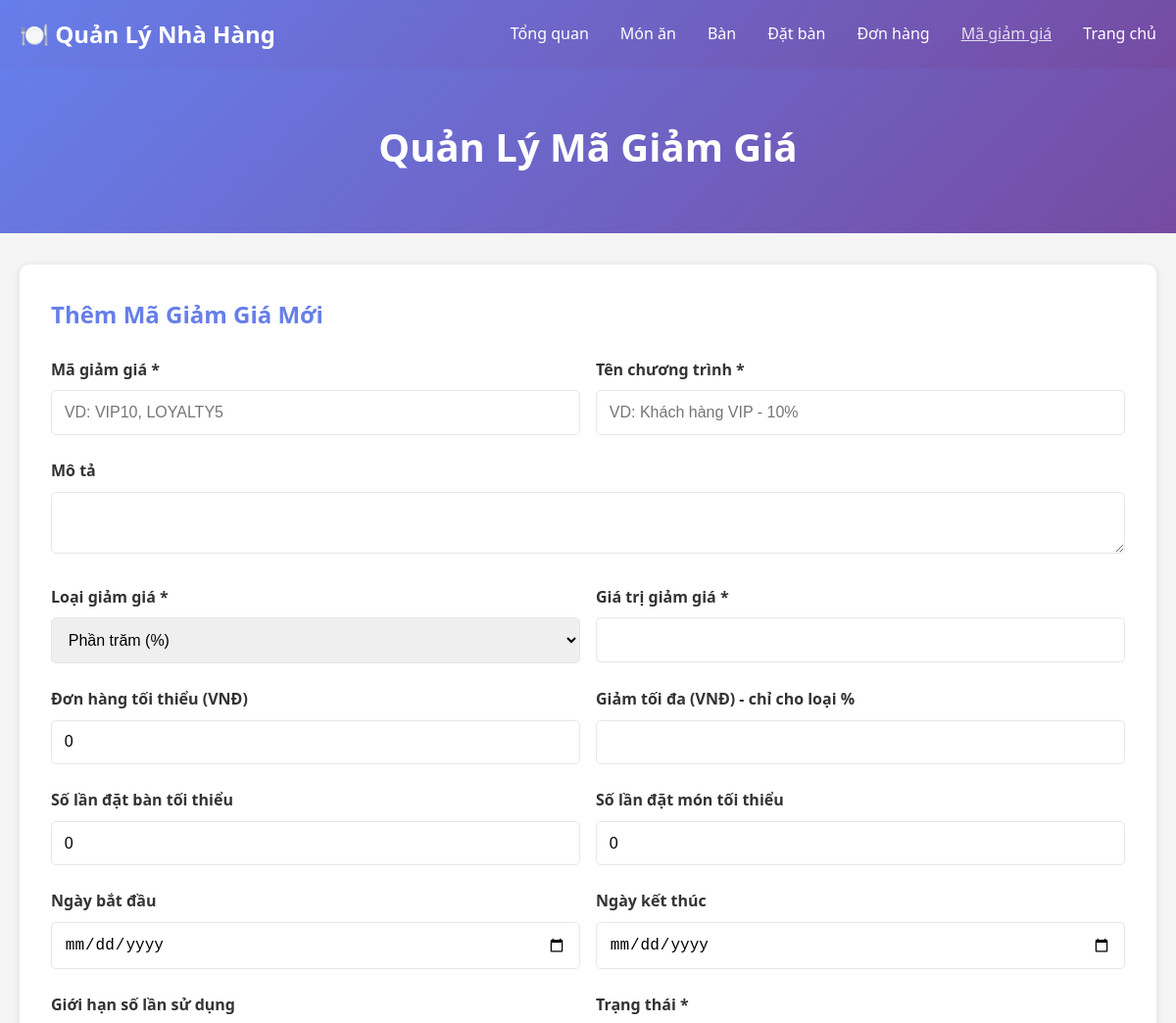
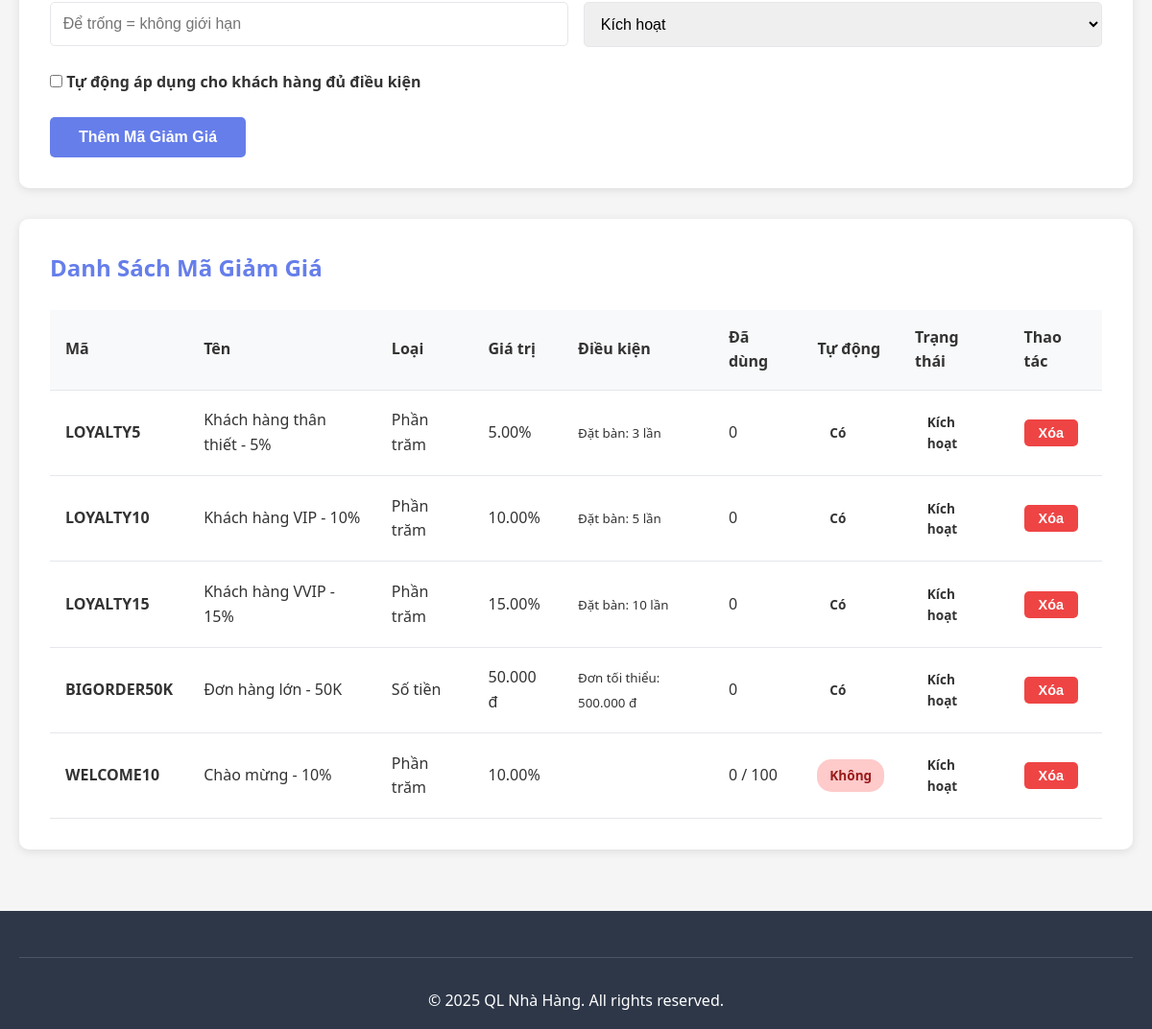
The app's page /admin/promotions.php (signed in) with its own data (2 pictures, top to bottom).
### tables this page shows
CREATE TABLE IF NOT EXISTS promotions (
    id INT PRIMARY KEY AUTO_INCREMENT,
    code VARCHAR(50) UNIQUE COMMENT 'Mã giảm giá (VD: VIP10, LOYALTY5)',
    name VARCHAR(200) NOT NULL COMMENT 'Tên chương trình khuyến mãi',
    description TEXT COMMENT 'Mô tả chi tiết',
    discount_type ENUM('percentage', 'fixed') DEFAULT 'percentage' COMMENT 'Loại giảm giá: phần trăm hoặc số tiền cố định',
    discount_value DECIMAL(10, 2) NOT NULL COMMENT 'Giá trị giảm giá (phần trăm hoặc số tiền)',
    min_order_amount DECIMAL(10, 2) DEFAULT 0 COMMENT 'Đơn hàng tối thiểu để áp dụng',
    max_discount_amount DECIMAL(10, 2) DEFAULT NULL COMMENT 'Số tiền giảm tối đa (cho loại percentage)',
    min_reservations INT DEFAULT 0 COMMENT 'Số lần đặt bàn tối thiểu để áp dụng',
    min_orders INT DEFAULT 0 COMMENT 'Số lần đặt món tối thiểu để áp dụng',
    start_date DATE DEFAULT NULL COMMENT 'Ngày bắt đầu',
    end_date DATE DEFAULT NULL COMMENT 'Ngày kết thúc',
    usage_limit INT DEFAULT NULL COMMENT 'Giới hạn số lần sử dụng (NULL = không giới hạn)',
    used_count INT DEFAULT 0 COMMENT 'Số lần đã sử dụng',
    status ENUM('active', 'inactive', 'expired') DEFAULT 'active' COMMENT 'Trạng thái',
    auto_apply BOOLEAN DEFAULT FALSE COMMENT 'Tự động áp dụng cho khách hàng đủ điều kiện',
    created_at TIMESTAMP DEFAULT CURRENT_TIMESTAMP,
    updated_at TIMESTAMP DEFAULT CURRENT_TIMESTAMP ON UPDATE CURRENT_TIMESTAMP,
    
    INDEX idx_code (code),
    INDEX idx_status (status),
    INDEX idx_auto_apply (auto_apply),
    INDEX idx_dates (start_date, end_date)
);

### config.php (called while the page is built, shortened)
<?php
function formatCurrency($amount) {
    return number_format($amount, 0, ',', '.') . ' đ';
}
?>

### admin/promotions.php (the view, shortened to what this page needs)
<?php
require_once '../config.php';
$conn = getDBConnection();
$promotions = $conn->query("SELECT * FROM promotions ORDER BY created_at DESC");
?>
<!DOCTYPE html>
<html lang="vi">
<head>
    <link rel="stylesheet" href="../assets/css/style.css">
</head>
<body>
    <nav class="navbar">
        <div class="container">
            <div class="logo">
                <h2>🍽️ Quản Lý Nhà Hàng</h2>
            </div>
            <ul class="nav-menu">
                <li><a href="index.php">Tổng quan</a></li>
                <li><a href="dishes.php">Món ăn</a></li>
                <li><a href="tables.php">Bàn</a></li>
                <li><a href="reservations.php">Đặt bàn</a></li>
                <li><a href="orders.php">Đơn hàng</a></li>
                <li><a href="promotions.php" class="active">Mã giảm giá</a></li>
                <li><a href="../index.php">Trang chủ</a></li>
            </ul>
        </div>
    </nav>
    <div class="page-header">
        <div class="container">
            <h1>Quản Lý Mã Giảm Giá</h1>
        </div>
    </div>
    <div class="container">
        <div class="admin-section">
            <h2>Thêm Mã Giảm Giá Mới</h2>
            <form method="POST" class="reservation-form">
                <div class="form-row">
                    <div class="form-group">
                        <label>Mã giảm giá *</label>
                        <input type="text" name="code" required class="form-control" placeholder="VD: VIP10, LOYALTY5">
                    </div>
                    <div class="form-group">
                        <label>Tên chương trình *</label>
                        <input type="text" name="name" required class="form-control" placeholder="VD: Khách hàng VIP - 10%">
                    </div>
                </div>
                <div class="form-group">
                    <label>Mô tả</label>
                    <textarea name="description" rows="2" class="form-control"></textarea>
                </div>
                <div class="form-row">
                    <div class="form-group">
                        <label>Loại giảm giá *</label>
                        <select name="discount_type" required class="form-control">
                            <option value="percentage">Phần trăm (%)</option>
                        </select>
                    </div>
                    <div class="form-group">
                        <label>Giá trị giảm giá *</label>
                        <input type="number" name="discount_value" required class="form-control" step="0.01" min="0">
                    </div>
                </div>
                <div class="form-row">
                    <div class="form-group">
                        <label>Đơn hàng tối thiểu (VNĐ)</label>
                        <input type="number" name="min_order_amount" class="form-control" step="0.01" min="0" value="0">
                    </div>
                    <div class="form-group">
                        <label>Giảm tối đa (VNĐ) - chỉ cho loại %</label>
                        <input type="number" name="max_discount_amount" class="form-control" step="0.01" min="0">
                    </div>
                </div>
                <div class="form-row">
                    <div class="form-group">
                        <label>Số lần đặt bàn tối thiểu</label>
                        <input type="number" name="min_reservations" class="form-control" min="0" value="0">
                    </div>
                    <div class="form-group">
                        <label>Số lần đặt món tối thiểu</label>
                        <input type="number" name="min_orders" class="form-control" min="0" value="0">
                    </div>
                </div>
                <div class="form-row">
                    <div class="form-group">
                        <label>Ngày bắt đầu</label>
                        <input type="date" name="start_date" class="form-control">
                    </div>
                    <div class="form-group">
                        <label>Ngày kết thúc</label>
                        <input type="date" name="end_date" class="form-control">
                    </div>
                </div>
                <div class="form-row">
                    <div class="form-group">
                        <label>Giới hạn số lần sử dụng</label>
                        <input type="number" name="usage_limit" class="form-control" min="1" placeholder="Để trống = không giới hạn">
                    </div>
                    <div class="form-group">
                        <label>Trạng thái *</label>
                        <select name="status" required class="form-control">
                            <option value="active">Kích hoạt</option>
                        </select>
                    </div>
                </div>
                <div class="form-group">
                    <label>
                        <input type="checkbox" name="auto_apply" value="1">
                        Tự động áp dụng cho khách hàng đủ điều kiện
                    </label>
                </div>
                <button type="submit" name="add_promotion" class="btn btn-primary">Thêm Mã Giảm Giá</button>
            </form>
        </div>
        <div class="admin-section">
            <h2>Danh Sách Mã Giảm Giá</h2>
            <div class="table-responsive">
                <table class="data-table">
                    <thead>
                        <tr>
                            <th>Mã</th>
                            <th>Tên</th>
                            <th>Loại</th>
                            <th>Giá trị</th>
                            <th>Điều kiện</th>
                            <th>Đã dùng</th>
                            <th>Tự động</th>
                            <th>Trạng thái</th>
                            <th>Thao tác</th>
                        </tr>
                    </thead>
                    <tbody>
                        <?php while ($promo = $promotions->fetch_assoc()): ?>
                        <tr>
                            <td><strong><?php echo htmlspecialchars($promo['code']); ?></strong></td>
                            <td><?php echo htmlspecialchars($promo['name']); ?></td>
                            <td><?php echo $promo['discount_type'] == 'percentage' ? 'Phần trăm' : 'Số tiền'; ?></td>
                            <td>
                                <?php
                                if ($promo['discount_type'] == 'percentage') {
                                    echo $promo['discount_value'] . '%';
                                } else {
                                    echo formatCurrency($promo['discount_value']);
                                }
                                ?>
                            </td>
                            <td>
                                <small>
                                    <?php if ($promo['min_reservations'] > 0): ?>
                                        Đặt bàn: <?php echo $promo['min_reservations']; ?> lần<br>
                                    <?php endif; ?>
                                    <?php if ($promo['min_order_amount'] > 0): ?>
                                        Đơn tối thiểu: <?php echo formatCurrency($promo['min_order_amount']); ?>
                                    <?php endif; ?>
                                </small>
                            </td>
                            <td>
                                <?php echo $promo['used_count']; ?>
                                <?php if ($promo['usage_limit']): ?>
                                    / <?php echo $promo['usage_limit']; ?>
                                <?php endif; ?>
                            </td>
                            <td>
                                <?php if ($promo['auto_apply']): ?>
                                    <span class="badge badge-success">Có</span>
                                <?php else: ?>
                                    <span class="badge badge-occupied">Không</span>
                                <?php endif; ?>
                            </td>
                            <td>
                                <span class="badge badge-<?php echo $promo['status'] == 'active' ? 'success' : 'occupied'; ?>">
                                    <?php echo $promo['status'] == 'active' ? 'Kích hoạt' : 'Tạm ngưng'; ?>
                                </span>
                            </td>
                            <td>
                                <form method="POST" style="display: inline;" onsubmit="return confirm('Bạn có chắc muốn xóa mã giảm giá này?');">
                                    <button type="submit" name="delete_promotion" class="btn btn-sm btn-danger">Xóa</button>
                                </form>
                            </td>
                        </tr>
                        <?php endwhile; ?>
                    </tbody>
                </table>
            </div>
        </div>
    </div>
    <footer class="footer">
        <div class="container">
            <div class="footer-bottom">
                <p>&copy; 2025 QL Nhà Hàng. All rights reserved.</p>
            </div>
        </div>
    </footer>
</body>
</html>

### assets/css/style.css (style rules this page uses)
* { margin: 0; padding: 0; box-sizing: border-box; }
body { font-family: 'Segoe UI', Tahoma, Geneva, Verdana, sans-serif; line-height: 1.6; color: #333; background-color: #f5f5f5; }
.container { max-width: 1200px; margin: 0 auto; padding: 0 20px; }
.navbar { background: linear-gradient(135deg, #667eea 0%, #764ba2 100%); color: white; padding: 1rem 0; box-shadow: 0 2px 10px rgba(0,0,0,0.1); }
.navbar .container { display: flex; justify-content: space-between; align-items: center; }
.logo h2 { font-size: 1.5rem; }
.nav-menu { display: flex; list-style: none; gap: 2rem; }
.nav-menu a { color: white; text-decoration: none; transition: opacity 0.3s; font-weight: 500; }
.nav-menu a:hover, .nav-menu a.active { opacity: 0.8; text-decoration: underline; }
.btn { padding: 12px 30px; border: none; border-radius: 5px; cursor: pointer; text-decoration: none; display: inline-block; font-size: 1rem; transition: transform 0.2s, box-shadow 0.2s; font-weight: 600; }
.btn-primary { background: #667eea; color: white; }
.btn-danger { background: #ef4444; color: white; }
.btn-sm { padding: 6px 15px; font-size: 0.9rem; }
.footer { background: #2d3748; color: white; padding: 3rem 0 1rem; margin-top: 4rem; }
.footer-bottom { text-align: center; padding-top: 2rem; border-top: 1px solid #4a5568; }
.page-header { background: linear-gradient(135deg, #667eea 0%, #764ba2 100%); color: white; padding: 3rem 0; text-align: center; margin-bottom: 2rem; }
.page-header h1 { font-size: 2.5rem; margin-bottom: 0.5rem; }
.reservation-form .form-group { margin-bottom: 1.5rem; }
.reservation-form label { display: block; margin-bottom: 0.5rem; font-weight: 600; color: #333; }
.form-control { width: 100%; padding: 0.8rem; border: 1px solid #e5e7eb; border-radius: 5px; font-size: 1rem; }
.form-row { display: grid; grid-template-columns: 1fr 1fr; gap: 1rem; }
.admin-section { background: white; padding: 2rem; border-radius: 10px; box-shadow: 0 2px 10px rgba(0,0,0,0.1); margin-bottom: 2rem; }
.admin-section h2 { margin-bottom: 1.5rem; color: #667eea; }
.data-table { width: 100%; border-collapse: collapse; background: white; }
.data-table th, .data-table td { padding: 1rem; text-align: left; border-bottom: 1px solid #e5e7eb; }
.data-table th { background: #f8f9fa; font-weight: 600; color: #333; }
.table-responsive { overflow-x: auto; }
.badge { padding: 0.4rem 0.8rem; border-radius: 15px; font-size: 0.85rem; font-weight: 600; display: inline-block; }
.badge-occupied { background: #fecaca; color: #991b1b; }

### records on screen
promotions: code "LOYALTY5", name "Khách hàng thân thiết - 5%", discount_type "Phần trăm", discount_value "5.00", min_reservations "3", used_count "0", auto_apply "Có", status "Kích hoạt"
promotions: code "LOYALTY10", name "Khách hàng VIP - 10%", discount_type "Phần trăm", discount_value "10.00", min_reservations "5", used_count "0", auto_apply "Có", status "Kích hoạt"
promotions: code "LOYALTY15", name "Khách hàng VVIP - 15%", discount_type "Phần trăm", discount_value "15.00", min_reservations "10", used_count "0", auto_apply "Có", status "Kích hoạt"
promotions: code "BIGORDER50K", name "Đơn hàng lớn - 50K", discount_type "Số tiền", discount_value "50.000 đ", min_order_amount "500.000 đ", used_count "0", auto_apply "Có", status "Kích hoạt"
promotions: code "WELCOME10", name "Chào mừng - 10%", discount_type "Phần trăm", discount_value "10.00", used_count "0", usage_limit "100", auto_apply "Không", status "Kích hoạt"
